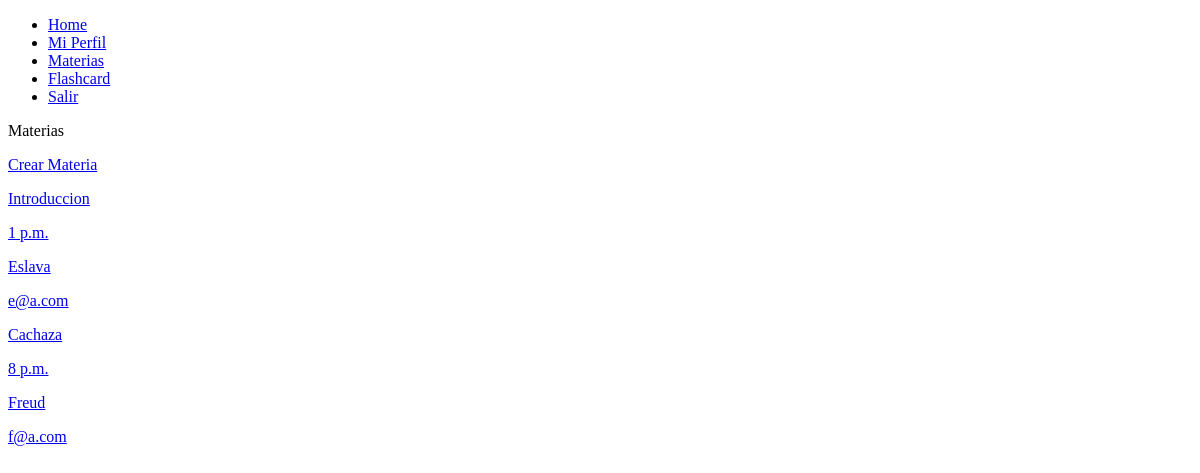
Before: /materias/ (signed in) with the older database file.
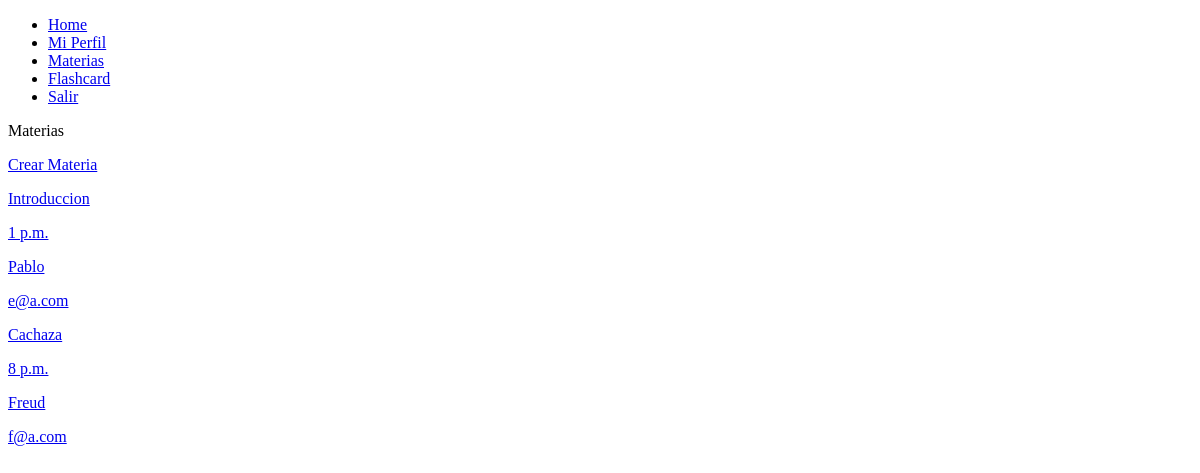
After: the same page with the newer database file.
### MAIN/models.py (models this page shows, shortened)
class Materia(models.Model):
    user = models.ForeignKey(User, on_delete = models.CASCADE, null = True)
    name = models.CharField(max_length = 30, blank = False)
    hora = models.TimeField(blank = False)
    profesor = models.CharField(max_length = 30, blank = False)
    profesor_email = models.EmailField(blank = False)

### MAIN/views.py (the view)
# urls.py: path('materias/', views.materias, name = 'materias'),
@login_required
def materias(request):
    materias = Materia.objects.filter(user = request.user)
    return render(request, 'materias.html', {
        'materias' : materias
    })

### MAIN/Templates/materias.html
{% extends 'navegacion.html' %}
{% block content %}
<p>Materias</p>
<a href="/crearMateria/">Crear Materia</a>
{% for materia in materias %}
<div>
    <a href={% url 'materia_detail' materia.id %}>
    <p>{{materia.name}}</p>
    <p>{{materia.hora}}</p>
    <p>{{materia.profesor}}</p>
    <p>{{materia.profesor_email}}</p>
    </a>
</div>
{% endfor %}
{% endblock %}

Changed rows visible on the page:
changed Materia "Introduccion": profesor "Eslava" → "Pablo"
